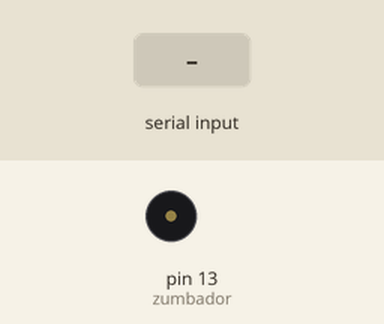
Recording of a sketch running on a simulated Arduino Uno, built with avr-gcc and run on an emulated ATmega328P. Parts: buzzer (waves = sounding). Inputs (shaded band) come from the test bench. What the sketch prints to the serial monitor is not drawn.

Above: at 1.2 s.
1.3 s: "90,45\n" received over Serial
At 2.1 s:
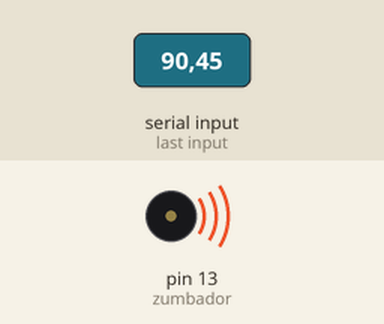
Timing chart, 0 to 4.3 s (numbered marks = the images above; inputs shaded):
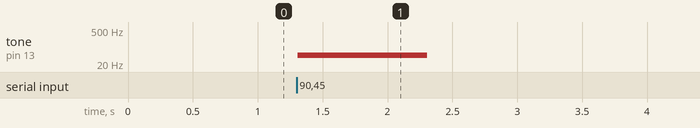

Measured:
- after the input at 1.3 s, tone on pin 13 (zumbador): silent → 45 Hz at once, → silent 1.0 s later

The sketch:

zumbador.ino
```cpp
const int zumbador = 13;

void setup()
{
  pinMode(zumbador, OUTPUT);
  Serial.begin(9600);
  Serial.println("Frequencia 100..2000. 0-stop");
}

void loop()
{
  if (Serial.available())
  {
    int f = Serial.parseInt();
    if (f == 0)
    {
      noTone(zumbador);
    }
    else
    {
      tone(zumbador, f);
    }
  }
}
```
